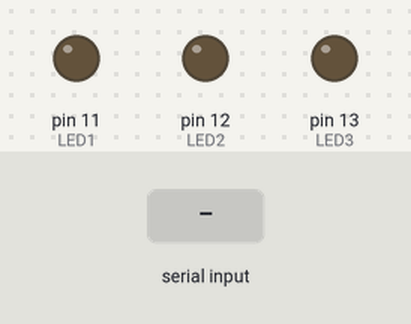
A sketch run on a simulated Arduino Uno, built with avr-gcc and run on an emulated ATmega328P. Shown: output pins drawn as LEDs (lit = HIGH). Dashed ring = blinking. The inputs (shaded band) are chosen by the test bench. What the sketch prints to the serial monitor is not drawn.

Above: at 1.3 s.
1.4 s: "9" received over Serial
At 1.61 s:
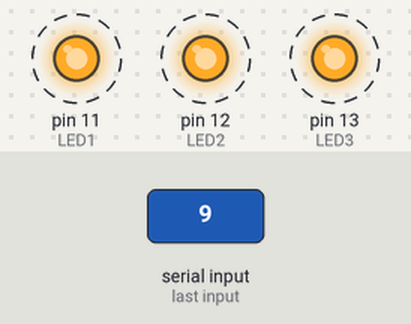
4.4 s: "1" received over Serial
At 5.4 s:
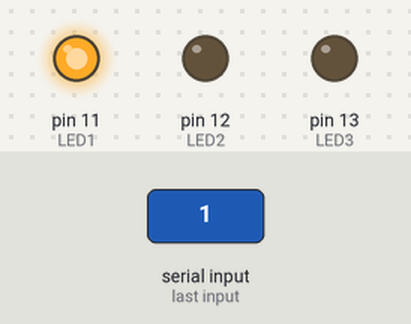
5.9 s: "2" received over Serial
At 6.5 s:
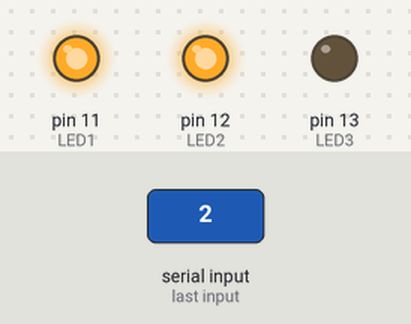
7.4 s: "4" received over Serial
At 7.7 s:
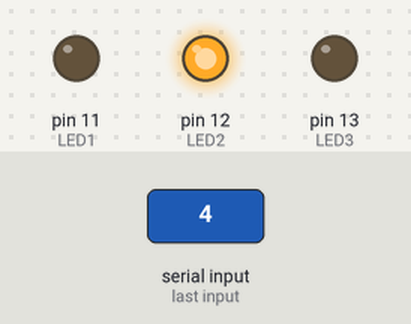
8.9 s: "3" received over Serial
At 10.0 s:
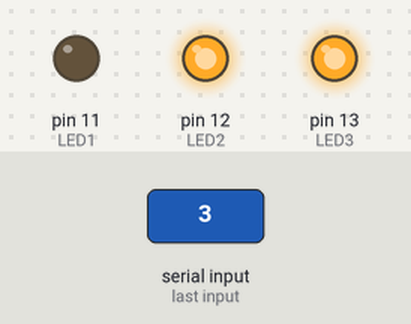
10.4 s: "5" received over Serial
At 11.2 s:
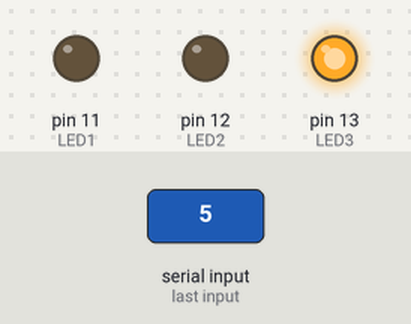
Timing chart, 0 to 12.9 s (numbered marks = the images above; inputs shaded):
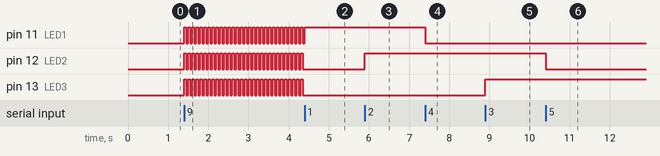

Measured:
- after the input at 1.4 s, pin 11 (LED1), pin 12 (LED2), pin 13 (LED3): alternates HIGH for 0.05 s and LOW for 0.05 s, starting at once
- after the input at 4.4 s, pin 11 (LED1): goes on until 4.4 s, then stays HIGH; pin 12 (LED2), pin 13 (LED3): stops changing and stays LOW
- after the input at 5.9 s, pin 12 (LED2): LOW → HIGH at once
- after the input at 7.4 s, pin 11 (LED1): HIGH → LOW at once
- after the input at 8.9 s, pin 13 (LED3): LOW → HIGH at once
- after the input at 10.4 s, pin 12 (LED2): HIGH → LOW at once

The sketch:

reto1.ino
```cpp
#define LED3 13
#define LED2 12
#define LED1 11
bool estado = false;
void main_menu(){
  Serial.println (":::MAIN MENU:::");
  Serial.println ("1. Turn on led1");
  Serial.println ("2. Turn on led2");
  Serial.println ("3. Turn on led3");
  Serial.println ("4. Turn off led1");
  Serial.println ("5. Turn off led2");
  Serial.println ("6. Turn off led3");
  Serial.println ("7. Turn on all leds");
  Serial.println ("8. Turn off all leds");
  Serial.println ("9. Leds flashing on");
}

void setup() {
  // put your setup code here, to run once:
  Serial.begin(9600);//Default 9600baudios
  pinMode(LED1,OUTPUT);//No Pin y Mode (OUTPUT/INPUT)
  pinMode(LED2,OUTPUT);
  pinMode(LED3,OUTPUT);
  digitalWrite(LED1, LOW);
  digitalWrite(LED2, LOW);
  digitalWrite(LED3, LOW);
  main_menu();
}

void loop() {

  // put your main code here, to run repeatedly:
  if (Serial.available()>0){
    char opc = Serial.read();
    if(opc == '1'){
      estado=false;
      digitalWrite(LED1, HIGH);
    } else if( opc == '2'){
      estado=false;
      digitalWrite(LED2, HIGH);
    }else if (opc == '3'){
      estado=false;
      digitalWrite(LED3, HIGH);
    }else if( opc == '4'){
      estado=false;
      digitalWrite(LED1, LOW);
    }else if (opc == '5'){
      estado=false;
      digitalWrite(LED2, LOW);
    }else if (opc == '6'){
      estado=false;
      digitalWrite(LED3, LOW);
    }else if (opc == '7'){
      estado=false;
      digitalWrite(LED1, HIGH);
      digitalWrite(LED2, HIGH);
      digitalWrite(LED3, HIGH);
    }else if (opc == '8'){
      estado=false;
      digitalWrite(LED1, LOW);
      digitalWrite(LED2, LOW);
      digitalWrite(LED3, LOW);
    } else  if (opc == '9'){
       estado= true;
    }
   }
   if (estado){
      digitalWrite(LED1, HIGH);
      digitalWrite(LED2, HIGH);
      digitalWrite(LED3, HIGH);
      delay(50); //1000=1 SEG
      digitalWrite(LED1, LOW);
      digitalWrite(LED2, LOW);
      digitalWrite(LED3, LOW);
      delay(50); //1000=1 SEG
    }
  }
```
